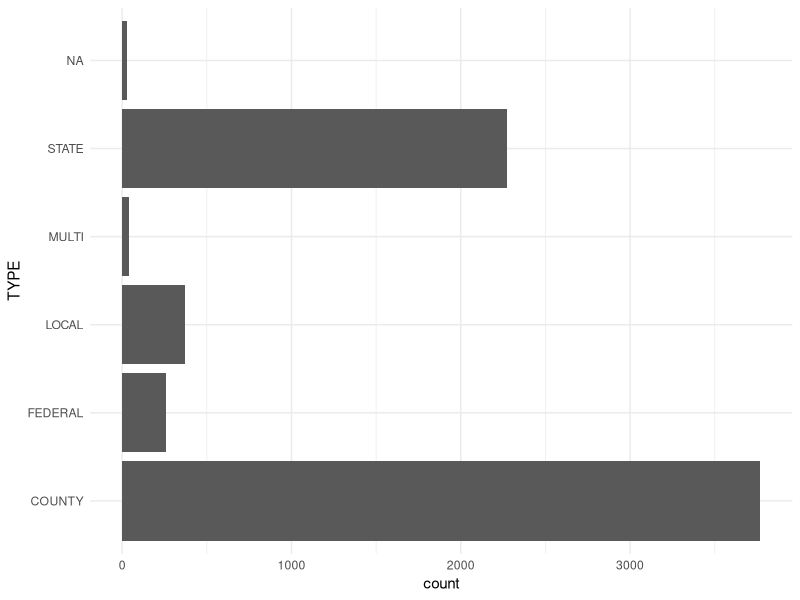
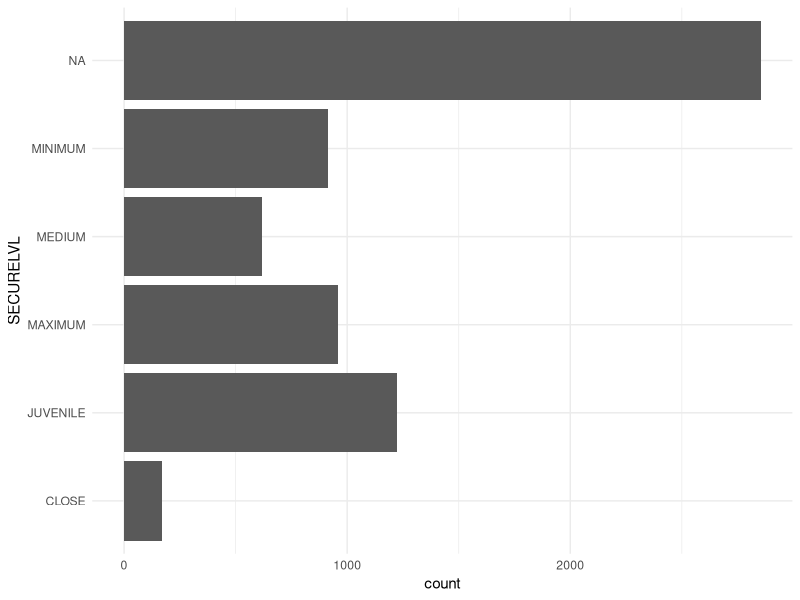
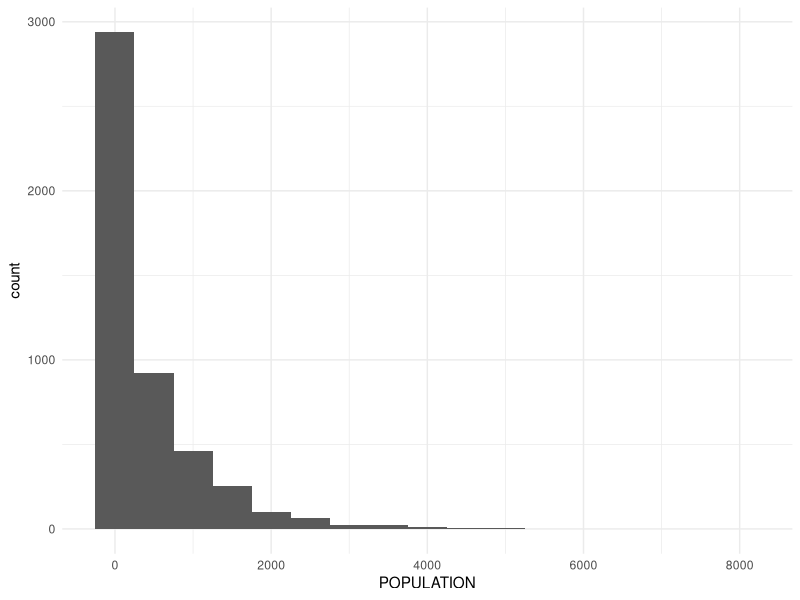
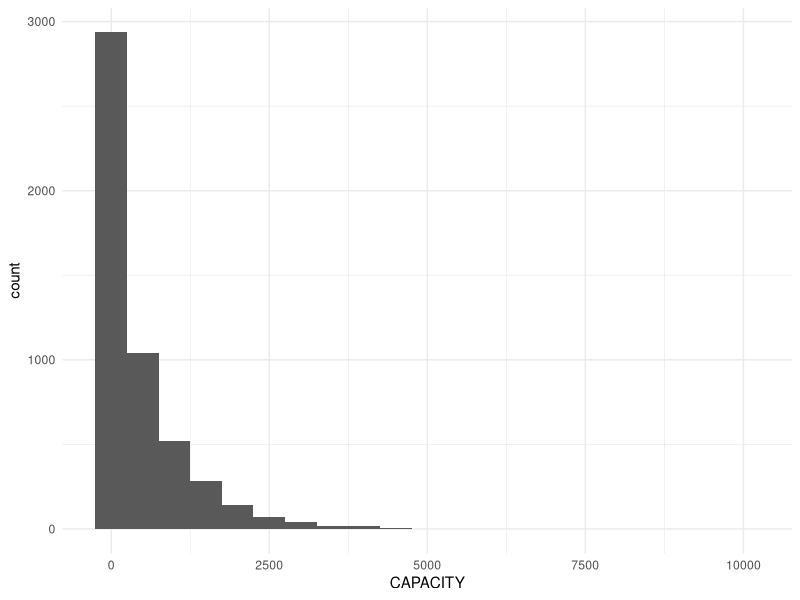

R code for these plots, in order:
## ---- chunk 1
library(tidyverse)
## ---- chunk 2
prison_boundaries <- read.csv("datasets/Prison_Boundaries.csv")
## ---- chunk 3
#Fill code to load data here.
## ---- chunk 4
prison_boundaries %>% head()
## ---- chunk 5
prison_boundaries %>% str()
## ---- chunk 6
# Fill code to analyze structure here.
## ---- chunk 7
library(lubridate)

prison_boundaries <-
  prison_boundaries %>%
  mutate(across(where(is.character), ~na_if(., "NOT AVAILABLE"))) %>%
  mutate(across(where(is.numeric), ~na_if(., -999))) %>%
  mutate(VAL_DATE = ymd_hms(VAL_DATE)) %>%
  mutate(SOURCEDATE = ymd_hms(SOURCEDATE))
## ---- chunk 8
#Fill data cleaning code here.
## ---- chunk 9
# Here I assume that the FACILITYID is a unique identifier for each prison in the dataset. To check, I group by the FACILITYID and filter to the groups with more than one observation. If I'm right, 0 rows should appear, indicating that FACILITYID is unique to each row.

prison_boundaries %>%
  group_by(FACILITYID) %>% 
  filter(n() > 1)
## ---- chunk 10
#Fill code confirm you've identified a unique ID for each row. Adjust your assumption if necessary, along with this code.
## ---- chunk 11
prison_boundaries %>%
  ggplot(aes(x = TYPE)) + 
  geom_bar() +
  coord_flip() +
  theme_minimal()

prison_boundaries %>%
  ggplot(aes(x = SECURELVL)) + 
  geom_bar() +
  coord_flip() +
  theme_minimal()
## ---- chunk 12
#Fill code to plot bar charts here. 
## ---- chunk 13
prison_boundaries %>%
  filter(is.na(TYPE))

prison_boundaries %>%
  filter(TYPE == "MULTI")

prison_boundaries %>%
  filter(is.na(SECURELVL))
## ---- chunk 14
#Fill code to filter to residual categories here. 
## ---- chunk 15
prison_boundaries %>%
  ggplot(aes(x = POPULATION)) + 
  geom_histogram(binwidth = 500) +
  theme_minimal()

prison_boundaries %>%
  ggplot(aes(x = CAPACITY)) + 
  geom_histogram(binwidth = 500) +
  theme_minimal()
## ---- chunk 16
#Fill code to plot histograms here. 
